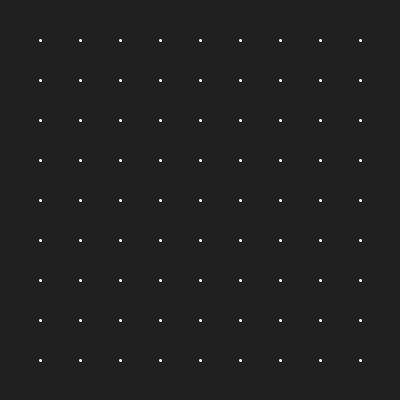
Frame 1 (no input)
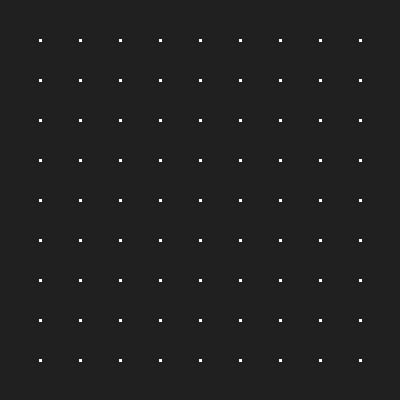
Frame 60 (the mouse pressed at the canvas centre just before this capture)
Frame 120 (the mouse held since frame 60 and released just before this capture): identical to frame 60, image omitted

The Processing sketch that drew these frames (run headless with seeded random() and noise(); from frame 60 on, the mouse is pressed at the canvas centre):

// Processing sketch: build
// ── build.pde
/* 

Aprendiendo Processing - Red ortogonal

José Vicente Araújo
http://dunadigital.com 
svcnt@dunadigital.com
junio 2015
Processing 2.2.1

*/


//VARIABLES GLOBALES
int num = 10;

//SETUP
void setup() {
	size(400, 400);
	background(#202020);
	stroke(255);
	strokeWeight(3);
}

//LOOP
void draw() {
	for (int i = 1; i < num; ++i) {
		for (int ii = 1; ii < num; ++ii) {
			float gap = width/num;
			point(i*gap, ii*gap);
		}
		
	}
	
}
